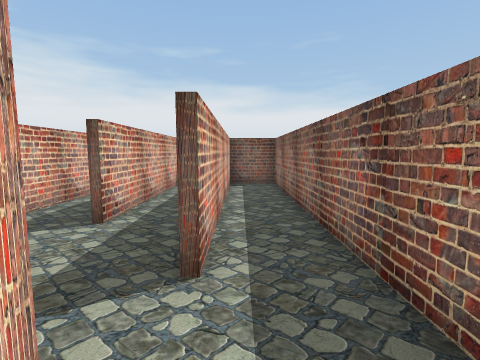
View 1 (above)

24 first-person views from a walk through a 3-D level made in the Unity game engine. The camera is 0.62 m above the floor, tilts 6° down and sees 85° across. The floor is counted in squares, 0.5 m on a side. Each view is taken from the middle of a square. On the plan, view 1 faces up. The plan holds only what a view shows up to about 12 squares ahead; the rest is blank. The player character is not drawn.

View 2
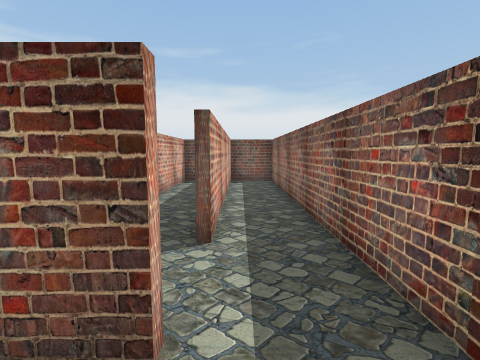

View 3
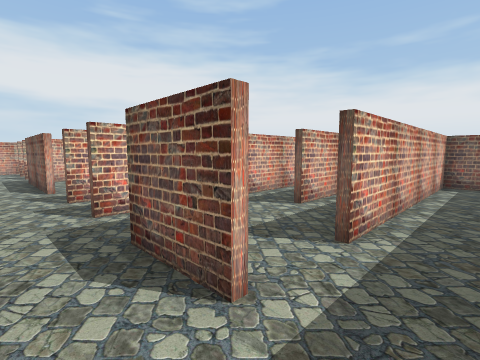

View 4
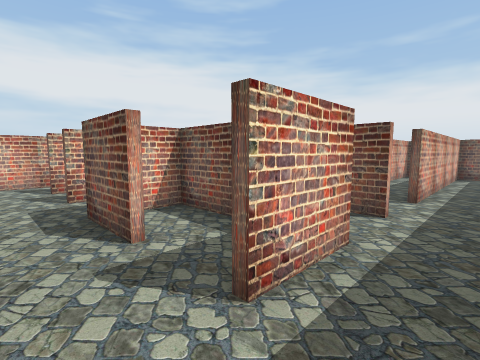

View 5
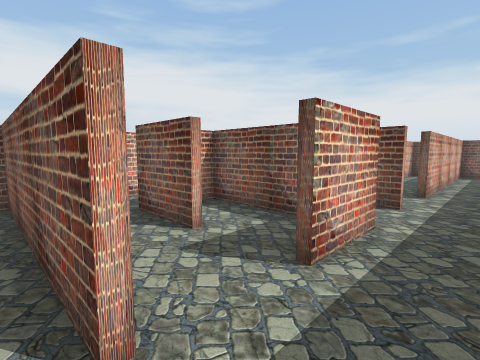

View 6
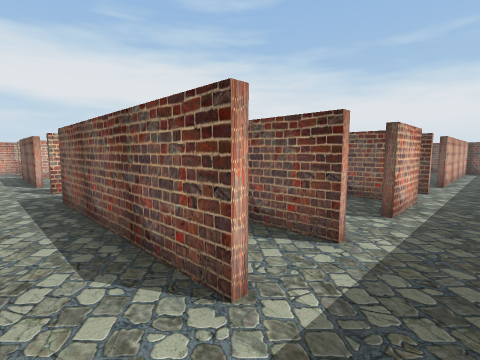

View 7
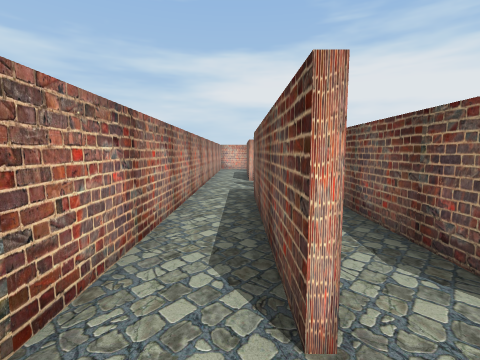

View 8
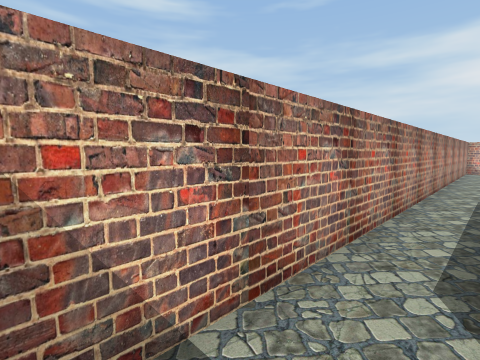

View 9
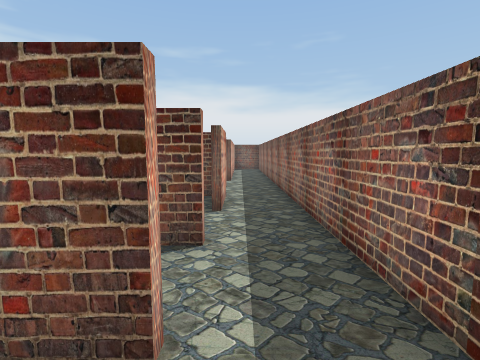

View 10
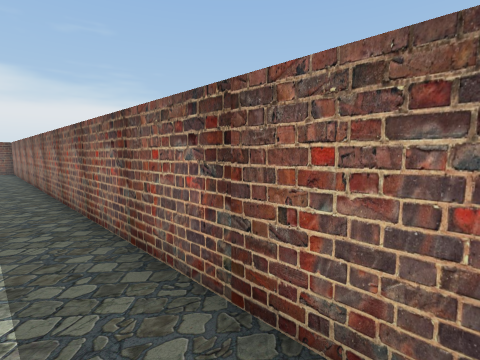

View 11
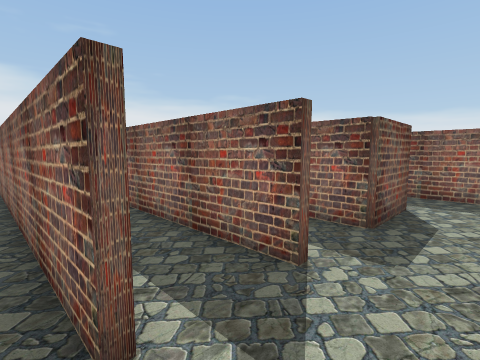

View 12
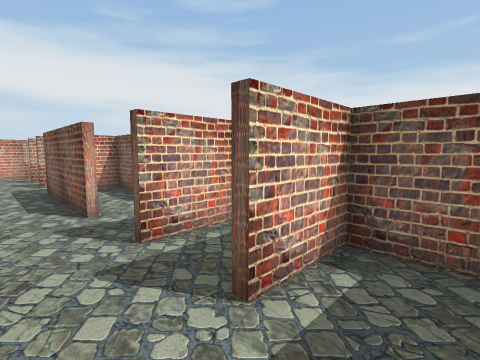

View 13
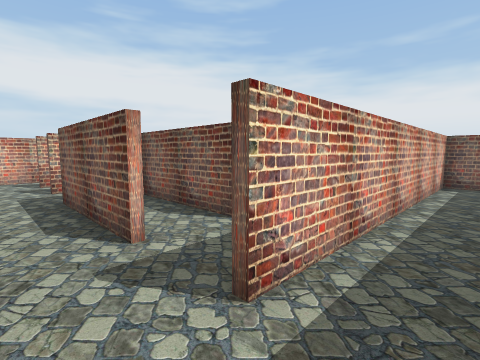

View 14
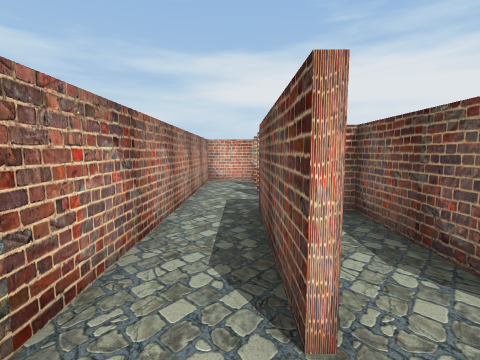

View 15
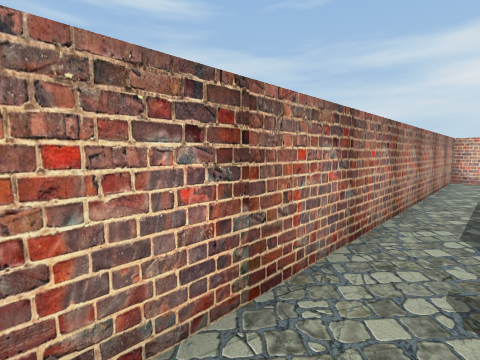

View 16
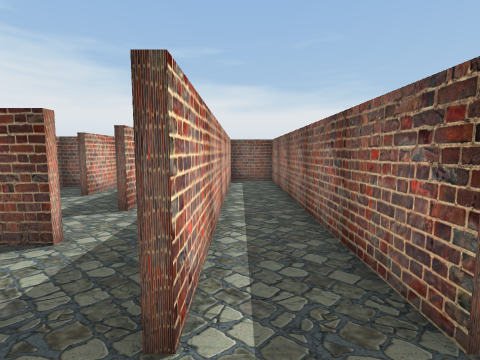

View 17
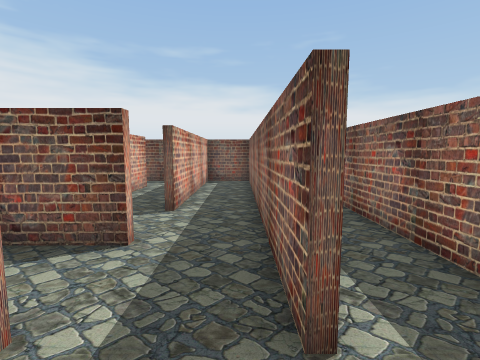

View 18
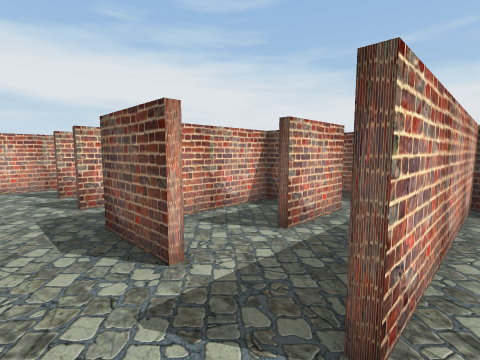

View 19
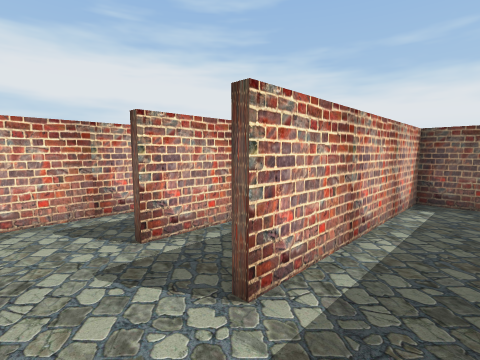

View 20
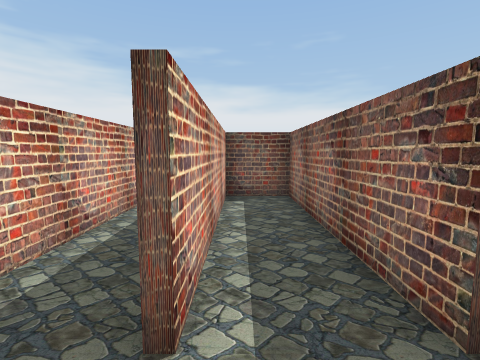

View 21
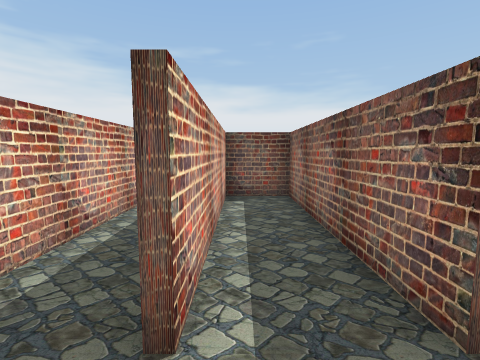

View 22
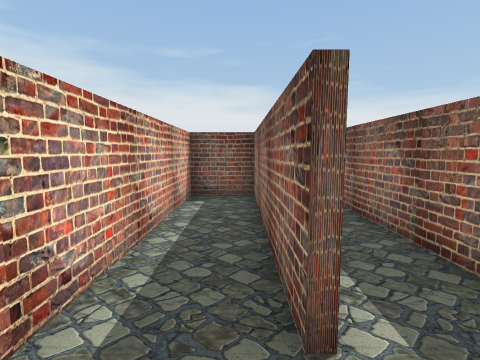

View 23
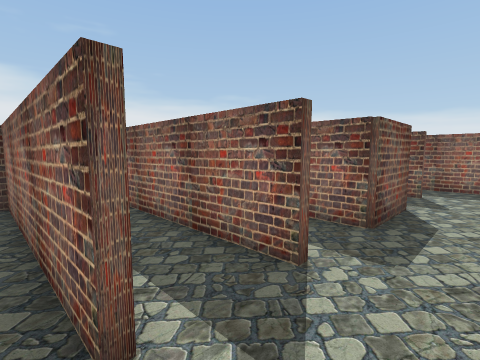

View 24
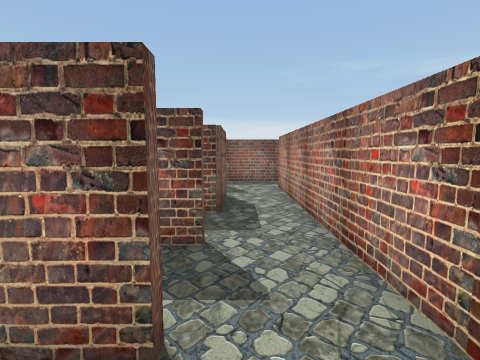

### Floor plan
Ten units are one square. View 1 is at (0, 0); x grows to the right and y downward. Boxes are objects, and circles mark ways between rooms. Rooms are numbered by the first view taken in them; rooms with no view inside come last. Other rooms are left out.
<svg viewBox="-189 -110 208 209">
<path fill="none" stroke="#000" d="M14 15 14 -104 -5 -104 -5 -25M-8 16 -44 16M-5 14 -5 35M14 55 14 15M-4 56 -65 56M14 75 14 55M-4 76 -65 76M-104 94 10 94M14 90 14 75M-84 -4 -125 -4M-184 -8 -184 14 -65 14M-46 -4 -46 -104 -70 -104M-30 -24 -44 -24 -44 -5M-65 14 -50 14M-4 -4 -26 -4 -26 -16M-64 -105 -64 -5M-70 -104 -84 -104 -84 -45M-66 -26 -66 -105M-144 -26 -85 -26M-104 -45 -126 -45 -126 -104 -150 -104M-144 -105 -144 -45M-146 -44 -146 -105M-166 -26 -144 -26M-164 -102 -164 -45M-150 -104 -169 -104M-166 -44 -166 -105M-169 -104 -184 -104 -184 -31M-19 -104 -24 -104 -24 -45M-104 -86 -104 -65M-102 -104 -112 -104M-118 -84 -124 -84 -124 -58M-86 -44 -86 -49M-44 -76 -44 -48M-84 -24 -124 -24 -124 -12M-66 -4 -66 -26"/>
<circle cx="5" cy="25" r="3" fill="#2a7"/>
<circle cx="-10" cy="10" r="3" fill="#2a7"/>
<circle cx="-10" cy="-20" r="3" fill="#2a7"/>
<circle cx="5" cy="60" r="3" fill="#2a7"/>
<circle cx="5" cy="80" r="3" fill="#2a7"/>
<circle cx="-70" cy="5" r="3" fill="#2a7"/>
<circle cx="-80" cy="0" r="3" fill="#2a7"/>
<circle cx="-90" cy="-35" r="3" fill="#2a7"/>
<circle cx="-80" cy="-20" r="3" fill="#2a7"/>
<circle cx="-150" cy="-35" r="3" fill="#2a7"/>
<circle cx="-100" cy="-40" r="3" fill="#2a7"/>
<circle cx="-170" cy="-35" r="3" fill="#2a7"/>
<circle cx="-30" cy="-35" r="3" fill="#2a7"/>
<circle cx="-100" cy="-75" r="3" fill="#2a7"/>
<text x="0" y="-40">1</text>
<text x="-10" y="40">2</text>
<text x="-10" y="70">3</text>
<text x="-50" y="90">4</text>
<text x="-130" y="0">5</text>
<text x="-60" y="-20">6</text>
<text x="-80" y="-70">7</text>
<text x="-130" y="-40">8</text>
<text x="-160" y="-60">9</text>
<text x="-180" y="-60">10</text>
<text x="-20" y="-60">11</text>
<text x="-110" y="-90">12</text>
<text x="-110" y="-60">13</text>
<text x="-40" y="-60">14</text>
<text x="-90" y="-10">15</text>
</svg>
Room 1 opens to room 2. Room 1 opens to room 6. Room 1 opens to room 11. Room 2 opens to room 3. Room 3 opens to room 4. Room 5 opens to room 6. Room 5 opens to room 15. Room 7 opens to room 8. Room 7 opens to room 15. Room 8 opens to room 9. Room 8 opens to room 13. Room 9 opens to room 10. Room 11 opens to room 14. Room 12 opens to room 13.

Where each view was taken, in squares from view 1:
view 1: 0 up, 0 right, facing up
view 2: 1 down, 0 right, facing up
view 3: 1 down, 1 right, facing up-left
view 4: 5 down, 1 right, facing up-left
view 5: 6 down, 1 right, facing up-left
view 6: 9 down, 1 right, facing up-left
view 7: 8 down, 1 right, facing left
view 8: 8 down, 1 right, facing down-left
view 9: 9 down, 0 right, facing up
view 10: 9 down, 0 right, facing up-right
view 11: 1 down, 7 left, facing up-right
view 12: 1 down, 3 left, facing up-left
view 13: 1 down, 5 left, facing up-left
view 14: 0 up, 7 left, facing left
view 15: 0 up, 5 left, facing down-left
view 16: 1 down, 6 left, facing up
view 17: 1 down, 7 left, facing up
view 18: 3 up, 8 left, facing up-left
view 19: 3 up, 13 left, facing up-left
view 20: 3 up, 14 left, facing up
view 21: 3 up, 16 left, facing up
view 22: 3 up, 17 left, facing up
view 23: 3 up, 17 left, facing up-right
view 24: 4 up, 18 left, facing right
